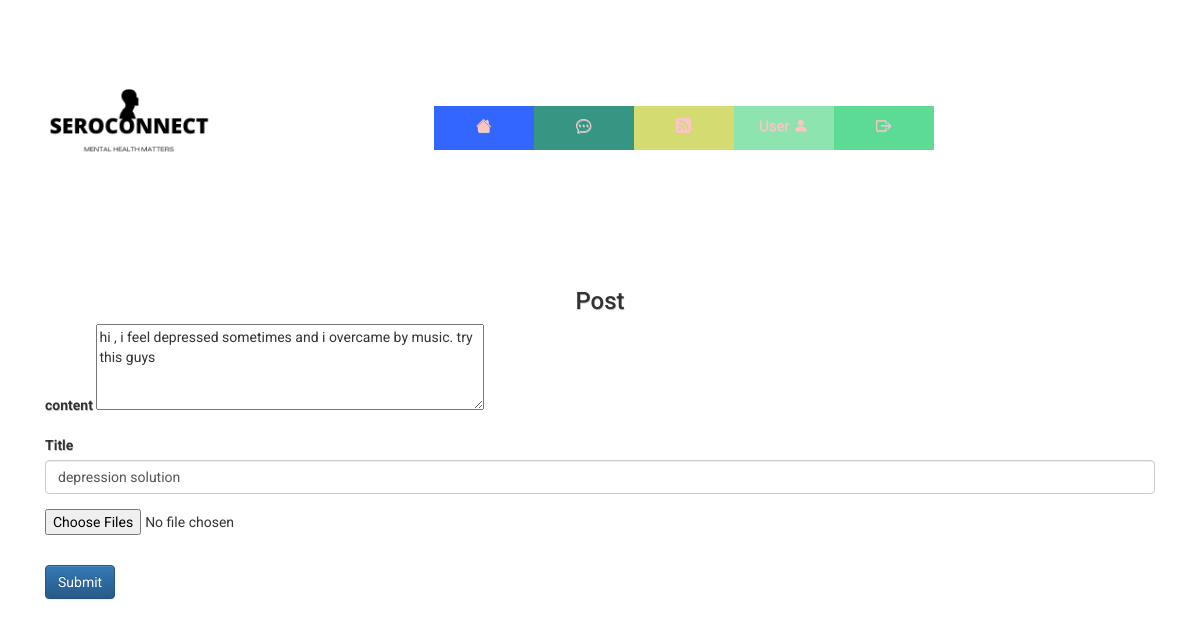
/post/edit/8 (signed in), run on the app's committed database.
### website/database/models.py (models this page shows)
class Post(db.Model):
    id=db.Column(db.Integer,primary_key=True)
    title = db.Column(db.String(100), nullable=False)
    content = db.Column(db.Text)
    user_id = db.Column(db.Integer, db.ForeignKey("user.id"))
    date=db.Column(db.DateTime(timezone=True), default=func.now())
    anonymous=db.Column(db.Boolean,nullable=False,default=False)
    owner=db.relationship('User',back_populates='Post')
    comments=db.relationship('Comment',back_populates='post',cascade='delete')
    image=db.relationship('Image',back_populates='post',cascade='delete')

### website/post/post.py (the view, shortened to what this page needs)
@post.route('/post/edit/<postid>',methods=['GET', 'POST'])
@login_required
@check_confirmed
def editpost(postid):
    post = Post.query.filter_by(id=postid).first()
    if request.method == 'GET':
        return render_template('forum/editpost.html',post=post,user=current_user)

### website/__init__.py (called while the page is built)
@login_manager.user_loader
def load_user(id):
    return User.query.get(int(id))

### website/templates/forum/editpost.html
{% extends "base.html" %} {% block title %}SeroConnect{% endblock %}{% block content%}
<form action="{{ url_for('post.editpost',postid=post.id) }}" enctype="multipart/form-data" method="POST">
    <h3 align="center">Post</h3>
    <div class="form-group">
      <label for="content">content</label>
      <textarea id="content" name="content" rows="4" cols="50">{{post.content}}</textarea>
    </div>
    <div class="form-group">
      <label for="Title">Title</label>
      <input type="text" class="form-control" id="Title" name="Title" value="{{post.title}}" placeholder="Enter Title"
      />
    </div>
    <p><input type="file" name="file" multiple accept=".jpg, .png, .gif,.jpeg"></p>
    <br />
    <button type="submit" class="btn btn-primary">Submit</button>
</form>
{%endblock%}

### website/static/css/styles.css (style rules this page uses)
body { background-color: white; font-family: 'Roboto', sans-serif; text-shadow: .5px .5px 0#CCCCCC; padding-bottom:20px; }
:root { --red: hsl(0, 78%, 62%); --cyan: hsl(180, 62%, 55%); --orange: hsl(34, 97%, 64%); --blue: hsl(212, 86%, 64%); --varyDarkBlue: hsl(234, 12%, 34%); --grayishBlue: hsl(229, 6%, 66%); --veryLightGray: hsl(0, 0%, 98%); --weight1: 200; --weight2: 400; --weight3: 600; }

### data on the page
Post: content "hi , i feel depressed sometimes and i overcame by music. try this guys", Title "depression solution"
